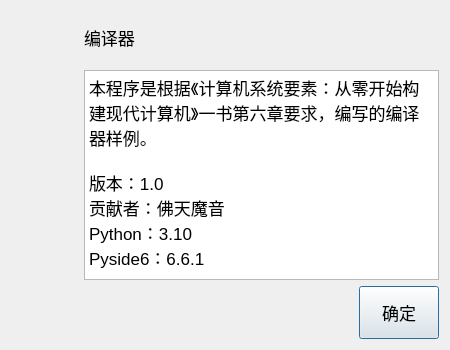
<?xml version="1.0" encoding="UTF-8"?>
<ui version="4.0">
 <class>AboutDialog</class>
 <widget class="QDialog" name="AboutDialog">
  <property name="geometry">
   <rect>
    <x>0</x>
    <y>0</y>
    <width>450</width>
    <height>350</height>
   </rect>
  </property>
  <property name="font">
   <font>
    <pointsize>13</pointsize>
   </font>
  </property>
  <property name="windowTitle">
   <string>关于</string>
  </property>
  <layout class="QGridLayout" name="gridLayout_2">
   <item row="0" column="0">
    <layout class="QGridLayout" name="gridLayout">
     <item row="1" column="0">
      <widget class="QLabel" name="label">
       <property name="sizePolicy">
        <sizepolicy hsizetype="Preferred" vsizetype="Preferred">
         <horstretch>1</horstretch>
         <verstretch>0</verstretch>
        </sizepolicy>
       </property>
       <property name="text">
        <string/>
       </property>
       <property name="pixmap">
        <pixmap resource="images.qrc">:/img/imgs/information.png</pixmap>
       </property>
       <property name="alignment">
        <set>Qt::AlignHCenter|Qt::AlignTop</set>
       </property>
      </widget>
     </item>
     <item row="1" column="1" colspan="2">
      <widget class="QPlainTextEdit" name="le_info">
       <property name="sizePolicy">
        <sizepolicy hsizetype="Expanding" vsizetype="Preferred">
         <horstretch>4</horstretch>
         <verstretch>4</verstretch>
        </sizepolicy>
       </property>
       <property name="focusPolicy">
        <enum>Qt::ClickFocus</enum>
       </property>
       <property name="readOnly">
        <bool>true</bool>
       </property>
       <property name="plainText">
        <string>本程序是根据《计算机系统要素：从零开始构建现代计算机》一书第六章要求，编写的编译器样例。

版本：1.0
贡献者：佛天魔音
Python：3.10
Pyside6：6.6.1</string>
       </property>
       <property name="html" stdset="0">
        <string/>
       </property>
       <property name="text" stdset="0">
        <string/>
       </property>
      </widget>
     </item>
     <item row="2" column="2">
      <widget class="QPushButton" name="pbtn_ok">
       <property name="sizePolicy">
        <sizepolicy hsizetype="Fixed" vsizetype="Preferred">
         <horstretch>0</horstretch>
         <verstretch>1</verstretch>
        </sizepolicy>
       </property>
       <property name="text">
        <string>确定</string>
       </property>
      </widget>
     </item>
     <item row="0" column="1" colspan="2">
      <widget class="QLabel" name="label_2">
       <property name="sizePolicy">
        <sizepolicy hsizetype="Preferred" vsizetype="Preferred">
         <horstretch>0</horstretch>
         <verstretch>1</verstretch>
        </sizepolicy>
       </property>
       <property name="text">
        <string>编译器</string>
       </property>
      </widget>
     </item>
    </layout>
   </item>
  </layout>
 </widget>
 <resources>
  <include location="images.qrc"/>
 </resources>
 <connections>
  <connection>
   <sender>pbtn_ok</sender>
   <signal>clicked()</signal>
   <receiver>AboutDialog</receiver>
   <slot>close()</slot>
   <hints>
    <hint type="sourcelabel">
     <x>349</x>
     <y>267</y>
    </hint>
    <hint type="destinationlabel">
     <x>199</x>
     <y>149</y>
    </hint>
   </hints>
  </connection>
 </connections>
</ui>
